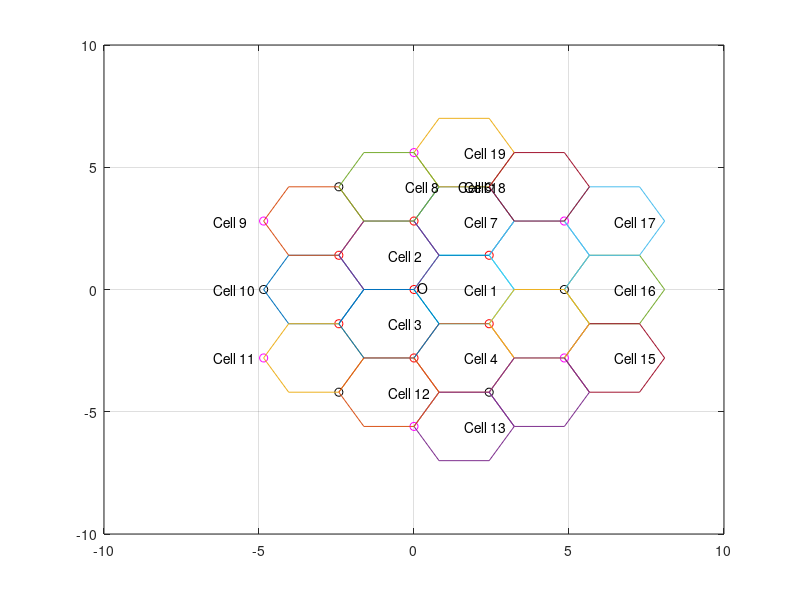

This chart was generated by the following MATLAB code:
% Generating Hexagonal Cell Site with random users 
% Test to illustrate the correct of cells and sectors
% the Cell sites(BS station) 
% should actually locate in the corner of cell's edge
% http://www.privateline.com/mt_cellbasics/iii_cell_sector_terminology/
% http://www.igoy.in/generating-hexagonal-cell-site-with-random-users-in-matlab/
% clc;

clear all;
close all;

% 19 Celluers and locations of Node B
% site to site distance = 2800 m , Radius = 1616,581  m 
clear all;
close all;

% BSs's positons & MB's range
t=linspace(pi/6,11*pi/6,2*pi);
plot(0,0,'ro');             text(0.1,0.1,'O');
grid on;
hold on;

bsx1=2.8*cos(t);
bsy1=2.8*sin(t);

bsx2=4.85*cos(t-pi/6);   % 3*1.617
bsy2=4.85*sin(t-pi/6);

% BS's locations
plot(bsx1,bsy1,'ro');
plot(2*bsx1,2*bsy1,'mo');
plot(bsx2,bsy2,'ko');

% Cell's range, centre (0,0) , radius 1.6 = 2.8/sqrt(3)
% initial cell, central from the original point
k=linspace(0,2*pi,7);
cx0=1.617*cos(k);     
cy0=1.617*sin(k);     

% cell 1, middle
cx1=2.8/sqrt(3)+cx0;
cy1=cy0;
plot(cx1, cy1,'c');             text(2.8/sqrt(3), 0, 'Cell 1');
plot(cx1, 2.8+cy1);             text(2.8/sqrt(3), 2.8,'Cell 7');
plot(cx1, -2.8+cy1);              text(2.8/sqrt(3), -2.8, 'Cell 4');
plot(cx1, 5.6+cy1);               text(2.8/sqrt(3), 5.6, 'Cell 19');
plot(cx1, -5.6+cy1);              text(2.8/sqrt(3), -5.6, 'Cell 13');

plot(4.851+cx1, cy1);         text(6.468, 0, 'Cell 16');
plot(4.851+cx1, 2.8+cy1);      text(6.468, 2.8, 'Cell 17');
plot(4.851+cx1, -2.8+cy1);     text(6.468, -2.8, 'Cell 15');

plot(-4.851+cx1, cy1);           text(-6.468, 0, 'Cell 10');
plot(-4.851+cx1, 2.8+cy1);      text(-6.468, 2.8, 'Cell 9');
plot(-4.851+cx1, -2.8+cy1);    text(-6.468, -2.8, 'Cell 11');

% cell 2, left high 
cx2=-0.8085+cx0;            
cy2=1.4+cy0;
plot(cx2, cy2);                text(-0.8085, 1.4, 'Cell 2');
plot(cx2, 2.8+cy2);            		text(-sqrt(3)/6, 4.2, 'Cell 8');
plot(4.851+cx2, cy2);         text(5*sqrt(3)/6, 4.2, 'Cell 6');
plot(4.851+cx2, 2.8+cy2);     text(1.617, 4.2, 'Cell 18');

% cell 3, left low
cx3=-0.8085+cx0; 
cy3=-1.4+cy0;
plot(cx3, cy3);                 text(-0.8085, -1.4, 'Cell 3');
plot(cx3, -2.8+cy3);              text(-0.8085, -4.2, 'Cell 12');
plot(4.851+cx3, cy3);         text(3,773, -1.4, 'Cell 5');
plot(4.851+cx3, -2.8+cy3);      text(3,773, -4.2, 'Cell 14');


    
